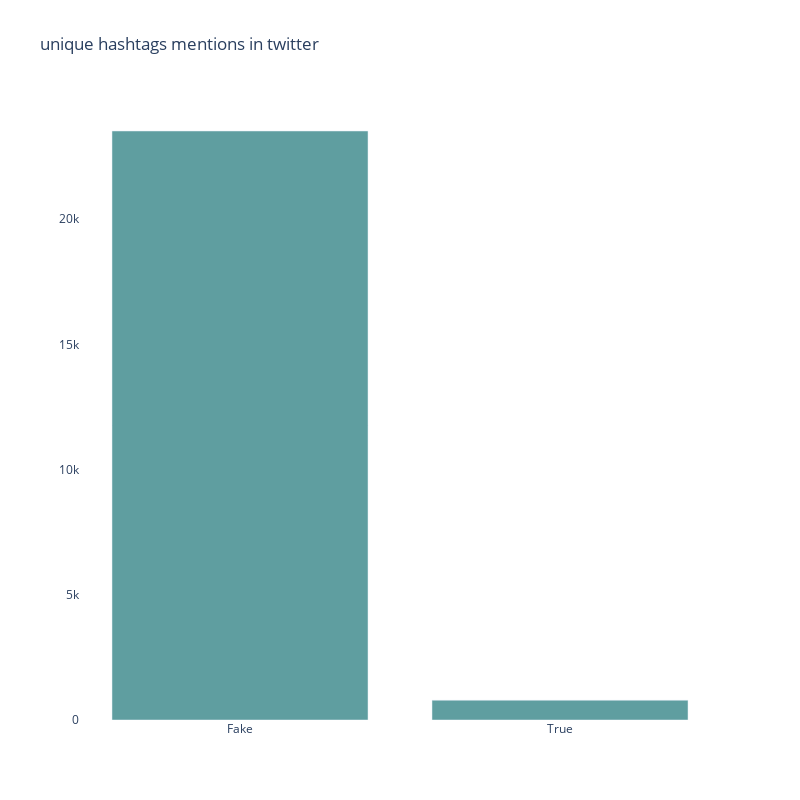

The notebook cell this image was saved under:
### Code cell
import plotly.express as px
import plotly.graph_objects as go

twitter_users_fake_count = count_twitters_user(fake)
twitter_users_true_count = count_twitters_user(true)
fig = go.Figure()
fig.add_trace(go.Bar(x=['Fake', 'True'],
    y=[twitter_users_fake_count, twitter_users_true_count],
    name='Twitter user name Pattern',
    marker_color='cadetblue')
)
fig.update_layout({
        'plot_bgcolor': 'rgba(0, 0, 0, 0)',
        'paper_bgcolor': 'rgba(0, 0, 0, 0)',
        'title': 'unique hashtags mentions in twitter',
})

fig.update_layout(
    autosize=False,
    width=800,
    height=800)
#fig = px.bar(y=[twitter_users_fake_count, twitter_users_true_count], x=['Fake', 'True'], title='Twitter user name Pattern')

fig.show()

### Figure 1 — Plotly figure (JSON) as saved in the notebook; plotly's stock layout.template omitted (floating-point values rounded to 4 significant figures)
{"data": [{"marker": {"color": "cadetblue"}, "name": "Twitter user name Pattern", "type": "bar", "x": ["Fake", "True"], "y": [23525, 789]}], "layout": {"autosize": false, "height": 800, "paper_bgcolor": "rgba(0, 0, 0, 0)", "plot_bgcolor": "rgba(0, 0, 0, 0)", "title": {"text": "unique hashtags mentions in twitter"}, "width": 800}}
